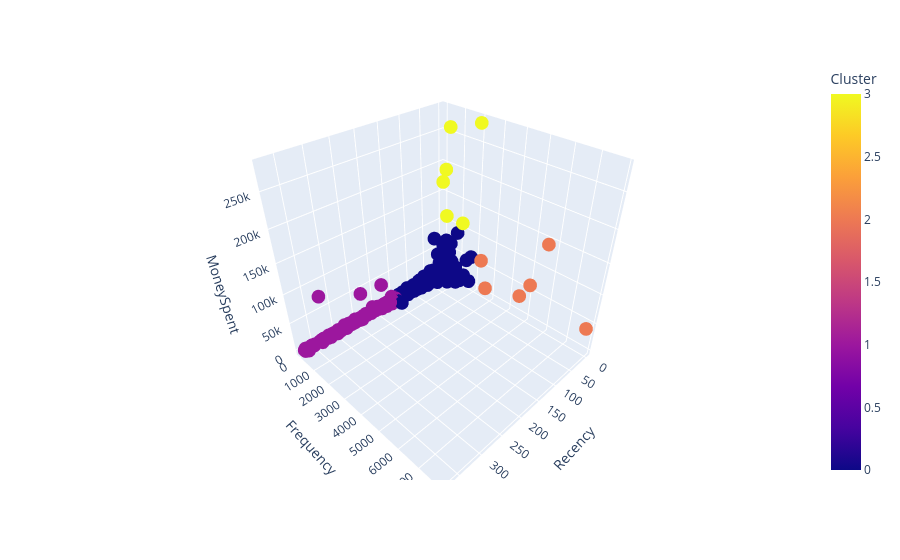

Source (notebook cell):
### Code cell
fig = px.scatter_3d(customers_u_data, 
                    x="Recency", 
                    y="Frequency", 
                    z="MoneySpent",
                    color="Cluster")
fig.show()

### Figure 1 — Plotly figure (JSON) as saved in the notebook; plotly's stock layout.template omitted (floating-point values rounded to 4 significant figures; data arrays with more than 128 entries replaced by an {"elided": "..."} marker saying what was removed)
{"data": [{"hovertemplate": "Recency=%{x}<br>Frequency=%{y}<br>MoneySpent=%{z}<br>Cluster=%{marker.color}<extra></extra>", "legendgroup": "", "marker": {"color": {"elided": "4339 int values"}, "coloraxis": "coloraxis", "symbol": "circle"}, "mode": "markers", "name": "", "scene": "scene", "showlegend": false, "type": "scatter3d", "x": {"elided": "4339 int values"}, "y": {"elided": "4339 int values"}, "z": {"elided": "4339 float values"}}], "layout": {"coloraxis": {"colorbar": {"title": {"text": "Cluster"}}, "colorscale": [[0, "#0d0887"], [0.1111, "#46039f"], [0.2222, "#7201a8"], [0.3333, "#9c179e"], [0.4444, "#bd3786"], [0.5556, "#d8576b"], [0.6667, "#ed7953"], [0.7778, "#fb9f3a"], [0.8889, "#fdca26"], [1, "#f0f921"]]}, "legend": {"tracegroupgap": 0}, "margin": {"t": 60}, "scene": {"domain": {"x": [0, 1], "y": [0, 1]}, "xaxis": {"title": {"text": "Recency"}}, "yaxis": {"title": {"text": "Frequency"}}, "zaxis": {"title": {"text": "MoneySpent"}}}}}
